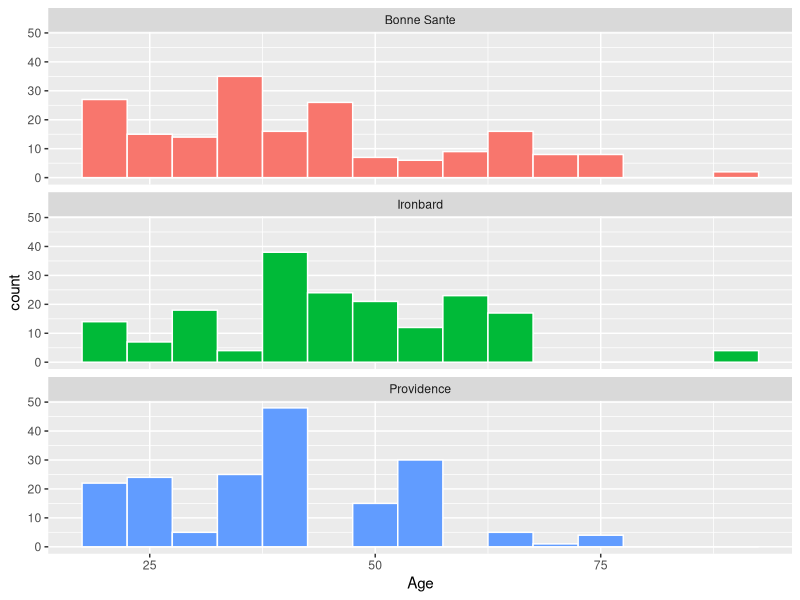
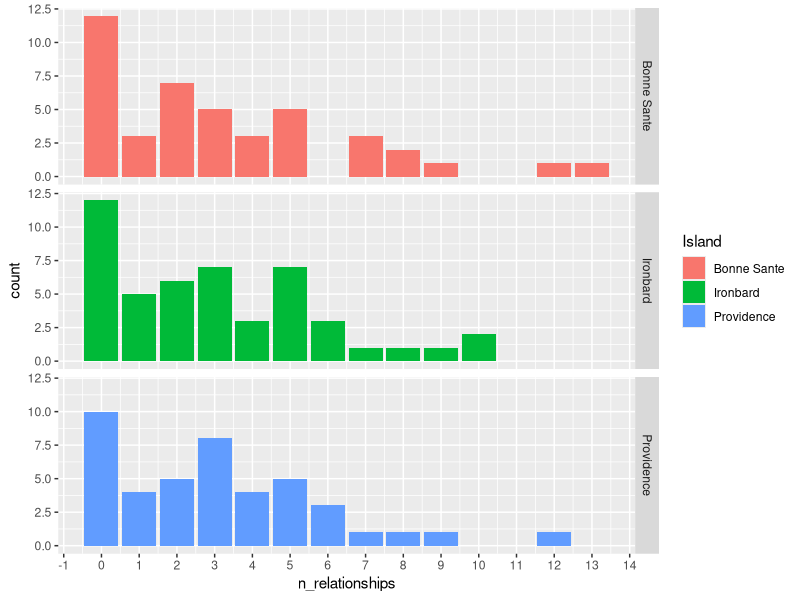
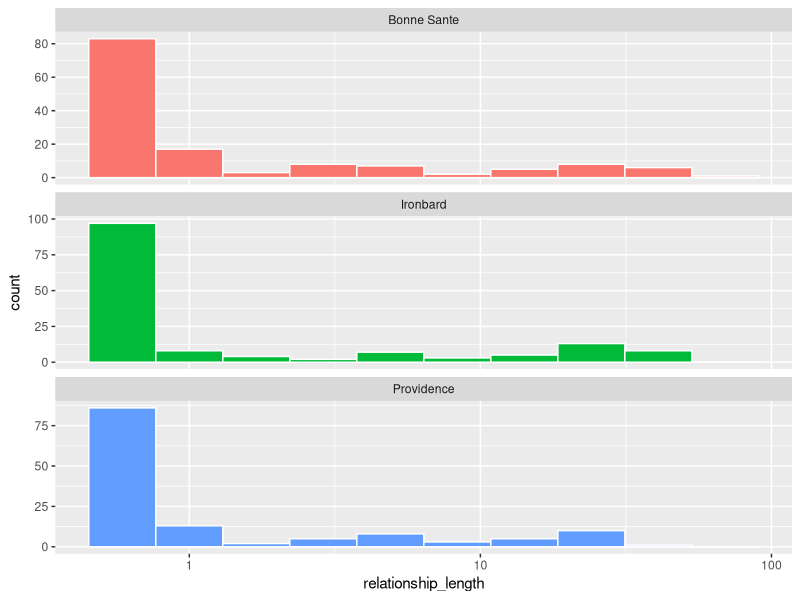
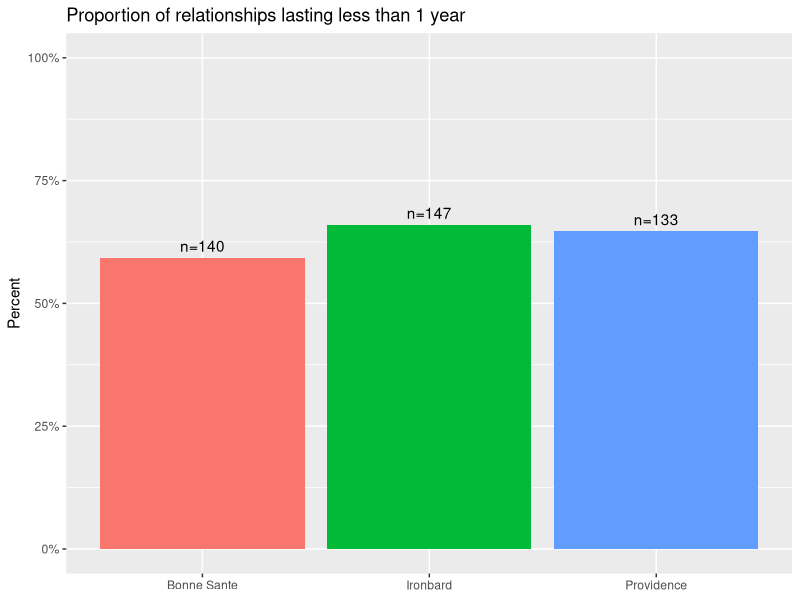
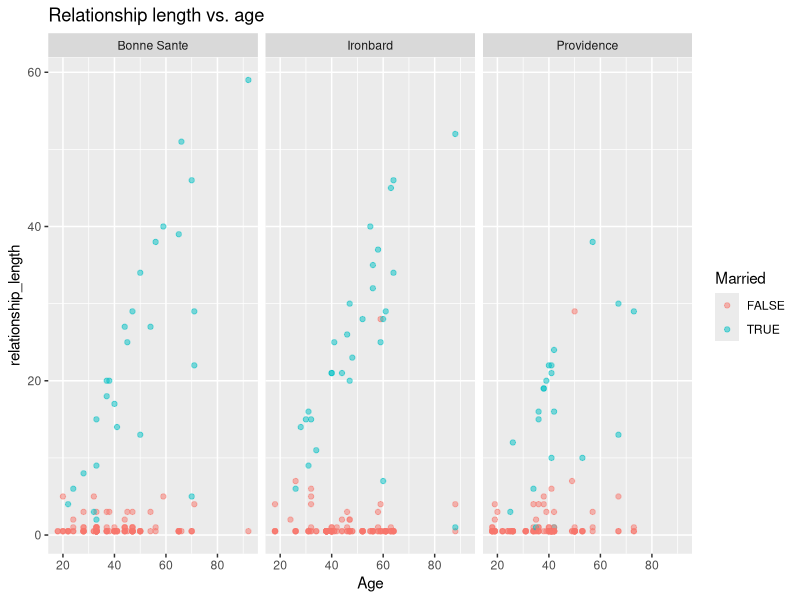
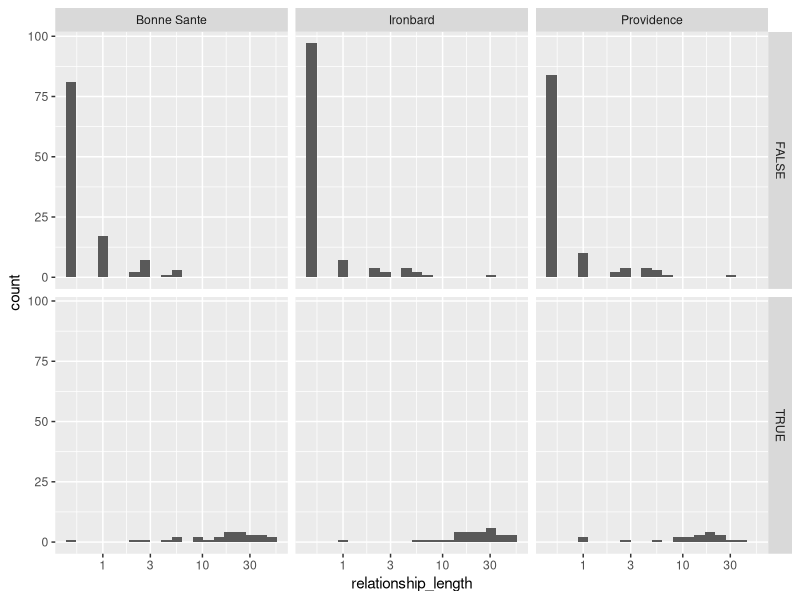
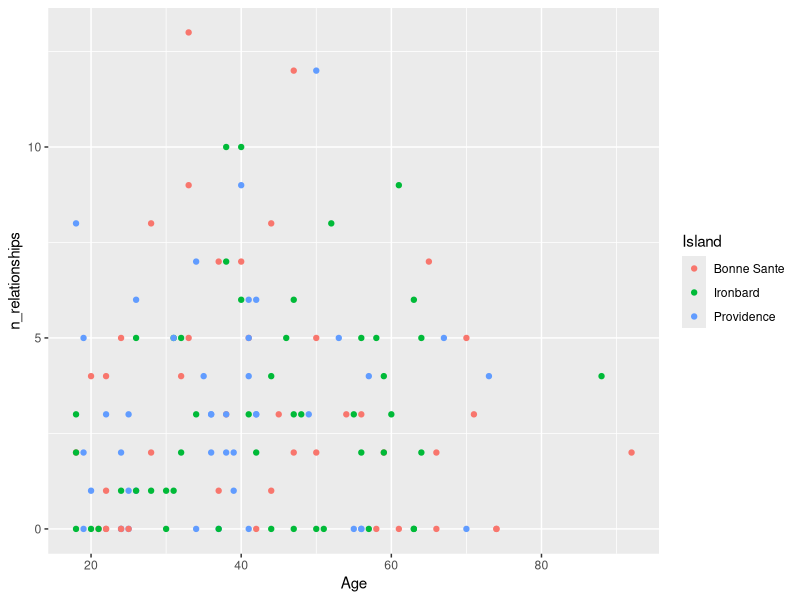

Write R code to recreate these figures, in order.
## ---- chunk 1
knitr::opts_chunk$set(echo = TRUE)
## ---- chunk 2
library(tidyverse)

df_raw <- read_csv("../data/main_sheet.csv")
df_raw
## ---- chunk 3
df <- df_raw %>%
  rename(
    birth_island = `Birth island`,
    relationship_length = `Relationship Length`
  ) %>%
  mutate(
    relationship_length = case_when(
      relationship_length == "none" ~ NA_real_,
      relationship_length == "<1" ~ 0.5, # so it shows up on a numerical axis
      TRUE ~ as.numeric(relationship_length)
    ),
    Married = Married == "yes" | Married == "Yes",
    Island = str_replace(Island, "Santé", "Sante"),
    birth_island = str_replace(birth_island, "Santé", "Sante"),
  )

df_people <- df %>%
  group_by(Name, Age, House, City, Island) %>%
  summarise(
    n_relationships = sum(!is.na(relationship_length)),
    ever_married = any(Married),
    .groups = "drop"
  )
## ---- chunk 4
df %>%
  ggplot(aes(Age, fill = Island)) +
  geom_histogram(binwidth = 5, color = "white") +
  facet_wrap(~Island, ncol = 1) +
  theme(legend.position = "none")
## ---- chunk 5
df_people %>%
  ggplot(aes(n_relationships, fill = Island)) +
  geom_bar() +
  scale_x_continuous(breaks = scales::breaks_width(1)) +
  facet_grid(Island ~ .)
## ---- chunk 6
df %>%
  filter(!is.na(relationship_length)) %>%
  ggplot(aes(relationship_length, fill = Island)) +
  geom_histogram(bins = 10, color = "white") +
  scale_x_log10() +
  facet_wrap(~Island, ncol = 1, scales = "free_y") +
  theme(legend.position = "none")
## ---- chunk 7
df %>%
  filter(!is.na(relationship_length)) %>%
  mutate(short_rel = relationship_length < 1) %>%
  group_by(Island) %>%
  summarise(prop_short = mean(short_rel), n = n()) %>%
  ggplot(aes(Island, prop_short, fill = Island)) +
  geom_col() +
  geom_text(aes(label = paste0("n=", n)), vjust = -0.5) +
  scale_y_continuous(labels = scales::percent, limits = c(0, 1)) +
  labs(title = "Proportion of relationships lasting less than 1 year",
       x = NULL, y = "Percent") +
  theme(legend.position = "none")
## ---- chunk 8
df %>%
  filter(!is.na(relationship_length)) %>%
  ggplot(aes(Age, relationship_length, color = Married)) +
  geom_point(alpha = 0.5) +
  facet_wrap(~Island) +
  labs(title = "Relationship length vs. age")
## ---- chunk 9
df |>
  filter(
    !is.na(Married),
    birth_island %in% c("Bonne Sante", "Ironbard", "Providence")
  ) |>
  ggplot(aes(relationship_length)) +
  geom_histogram(bins = 20) +
  facet_grid(Married ~ Island) +
  scale_x_log10()
## ---- chunk 10
df_people |>
  ggplot(aes(Age, n_relationships, color = Island)) +
  geom_point()
